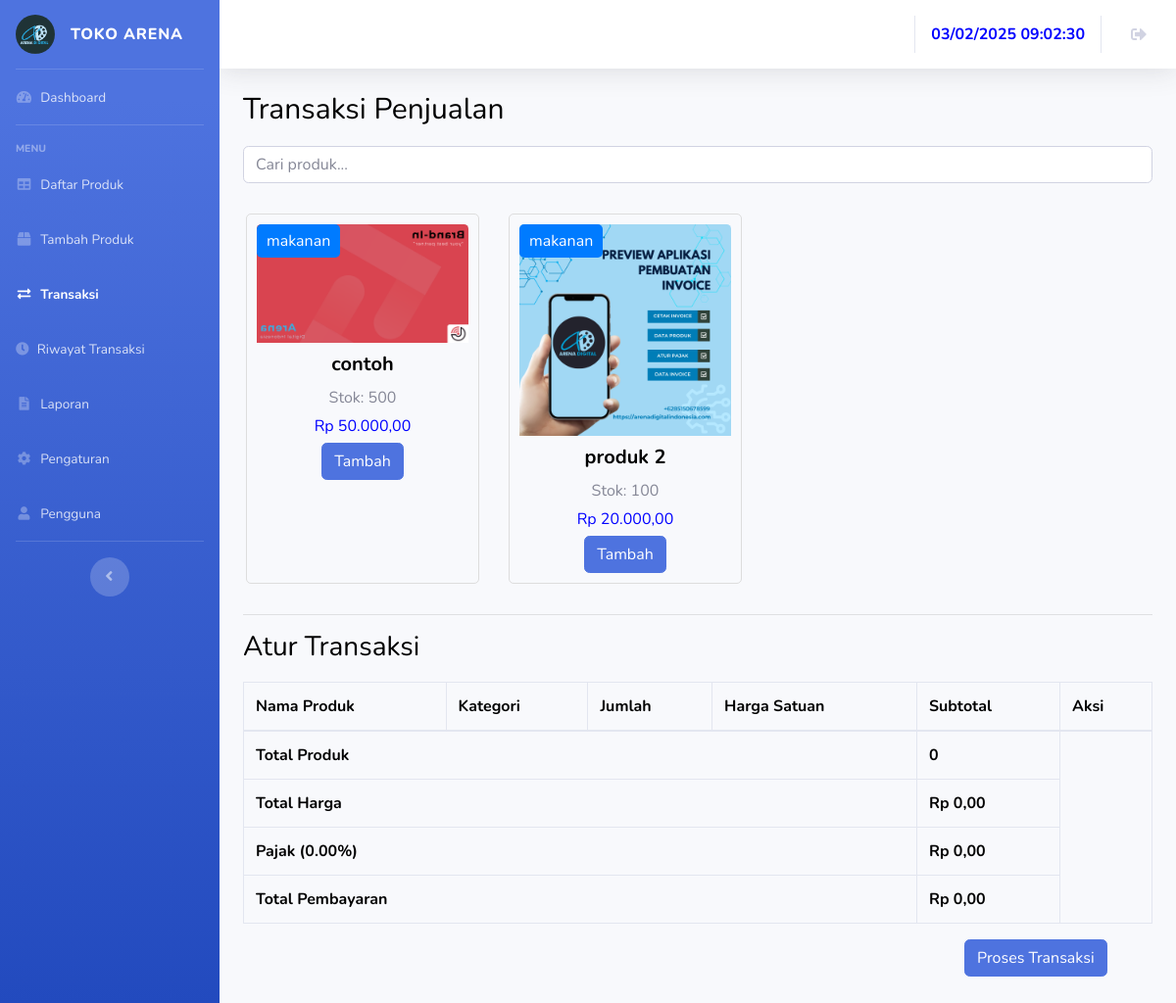
Page /admin/transaksi.php (signed in) on the committed database.
### tables this page shows
CREATE TABLE `pengaturan` (
  `id_pengaturan` int(11) NOT NULL,
  `nama_toko` varchar(100) NOT NULL,
  `logo` varchar(255) DEFAULT NULL,
  `alamat_toko` text NOT NULL,
  `telepon` varchar(20) DEFAULT NULL,
  `email` varchar(100) DEFAULT NULL,
  `pajak_persen` decimal(5,2) DEFAULT NULL,
  `tanggal_diperbarui` timestamp NOT NULL DEFAULT current_timestamp() ON UPDATE current_timestamp()
);

CREATE TABLE `produk` (
  `id_produk` int(11) NOT NULL,
  `nama_produk` varchar(100) NOT NULL,
  `kategori` varchar(50) DEFAULT NULL,
  `harga` decimal(10,2) NOT NULL,
  `stok` int(11) NOT NULL,
  `deskripsi` text DEFAULT NULL,
  `foto_produk` varchar(255) NOT NULL,
  `tanggal_ditambahkan` timestamp NOT NULL DEFAULT current_timestamp()
);

### admin/transaksi.php (the view, shortened to what this page needs)
<?php
require 'config.php';
$stmt = $pdo->query("SELECT * FROM produk");
$produk = $stmt->fetchAll();
$stmt = $pdo->query("SELECT pajak_persen FROM pengaturan WHERE id_pengaturan = 1");
$pajak = $stmt->fetchColumn();
?>
<!DOCTYPE html>
<html lang="en">
<head>
    <?php include 'item/head.php'; ?>
</head>
<body id="page-top">
    <div id="wrapper">
        <?php include 'item/sidebar.php'; ?>
        <div id="content-wrapper" class="d-flex flex-column">
            <div id="content">
                <?php include 'item/header.php'; ?>
                <div class="container-fluid">
                    <h1 class="judul">Transaksi Penjualan</h1>
                    <div class="form-group">
                        <input type="text" id="search" class="form-control" placeholder="Cari produk...">
                    </div>
                    <div class="row" id="product-list">
                        <?php foreach ($produk as $item): ?>
                            <div class="col-lg-3 col-md-4 col-sm-6 product-card" data-name="<?= strtolower($item['nama_produk']) ?>" data-category="<?= strtolower($item['kategori']) ?>">
                                <div class="category"><?= htmlspecialchars($item['kategori']) ?></div>
                                <img src="../admin/admin/img/<?= htmlspecialchars($item['foto_produk']); ?>" class="card-img-top" alt="<?= htmlspecialchars($item['nama_produk']); ?>">
                                <div class="nama produk" style="color: black;">
                                    <h5><b><?= htmlspecialchars($item['nama_produk']) ?></b></h5>
                                </div>
                                <div class="stock">Stok: <?= htmlspecialchars($item['stok']) ?></div>
                                <div class="price" style="color: blue;">Rp <?= number_format($item['harga'], 2, ',', '.') ?></div>
                                <button class="btn btn-primary add-to-cart" data-id="<?= htmlspecialchars($item['id_produk']) ?>" data-name="<?= htmlspecialchars($item['nama_produk']) ?>" data-category="<?= htmlspecialchars($item['kategori']) ?>" data-price="<?= htmlspecialchars($item['harga']) ?>">Tambah</button>
                            </div>
                        <?php endforeach; ?>
                    </div>
                    <hr>
                    <div class="judul"><h3>Atur Transaksi</h3></div>
                    <table class="table table-bordered">
                        <thead>
                            <tr>
                                <th style="color: black;">Nama Produk</th>
                                <th style="color: black;">Kategori</th>
                                <th style="color: black;">Jumlah</th>
                                <th style="color: black;">Harga Satuan</th>
                                <th style="color: black;">Subtotal</th>
                                <th style="color: black;">Aksi</th>
                            </tr>
                        </thead>
                        <tfoot>
                            <tr>
                                <th colspan="4" style="color: black;">Total Produk</th>
                                <th style="color: black;" id="total-products">0</th>
                            </tr>
                            <tr>
                                <th colspan="4" style="color: black;">Total Harga</th>
                                <th style="color: black;" id="total-price">Rp 0,00</th>
                            </tr>
                            <tr>
                                <th colspan="4" style="color: black;">Pajak (<?= htmlspecialchars($pajak) ?>%)</th>
                                <th style="color: black;" id="tax">Rp 0,00</th>
                            </tr>
                            <tr>
                                <th colspan="4" style="color: black;">Total Pembayaran</th>
                                <th style="color: black;" id="total-payment">Rp 0,00</th>
                            </tr>
                        </tfoot>
                    </table>
                    <div style="margin-bottom: 3%; margin-right: 5%; float: right;">
                        <button class="btn btn-primary" id="checkout">Proses Transaksi</button>
                    </div>
                </div>
            </div>
        </div>
    </div>
</body>
</html>

### admin/item/sidebar.php (shortened to what this page needs)
<?php
$current_page = basename($_SERVER['PHP_SELF']);
require 'config.php';
$query = "SELECT nama_toko, logo FROM pengaturan WHERE id_pengaturan = 1";
$stmt = $pdo->prepare($query);
$stmt->execute();
$pengaturan = $stmt->fetch(PDO::FETCH_ASSOC);
$nama_toko = $pengaturan['nama_toko'];
$logo = $pengaturan['logo'];
?>
<ul class="navbar-nav bg-gradient-primary sidebar sidebar-dark accordion" id="accordionSidebar">
    <a class="sidebar-brand d-flex align-items-center" href="../admin/index.php">
        <div class="sidebar-brand-icon">
            <img src="admin/img/<?php echo htmlspecialchars($logo); ?>" alt="Logo" style="border-radius: 50%; width: 40px; height: 40px;">
        </div>
        <div class="sidebar-brand-text mx-3">
            <?php echo htmlspecialchars($nama_toko); ?>
        </div>
    </a>
    <hr class="sidebar-divider my-0">
    <li class="nav-item <?= ($current_page == 'index.php') ? 'active' : '' ?>">
        <a class="nav-link" href="../admin/index.php">
            <i class="fas fa-fw fa-tachometer-alt"></i>
            <span>Dashboard</span></a>
    </li>
    <hr class="sidebar-divider">
    <div class="sidebar-heading">
        Menu
    </div>
    <li class="nav-item <?= ($current_page == 'daftar-produk.php') ? 'active' : '' ?>">
        <a class="nav-link" href="../admin/daftar-produk.php">
            <i class="fas fa-fw fa-table"></i>
            <span>Daftar Produk</span></a>
    </li>
    <li class="nav-item <?= ($current_page == 'kelola-produk.php') ? 'active' : '' ?>">
        <a class="nav-link" href="../admin/kelola-produk.php">
            <i class="fas fa-fw fa-box"></i>
            <span>Tambah Produk</span></a>
    </li>
    <li class="nav-item <?= ($current_page == 'transaksi.php') ? 'active' : '' ?>">
        <a class="nav-link" href="../admin/transaksi.php">
            <i class="fas fa-fw fa-exchange-alt"></i>
            <span>Transaksi</span></a>
    </li>
    <li class="nav-item <?= ($current_page == 'riwayat-transaksi.php') ? 'active' : '' ?>">
        <a class="nav-link" href="../admin/riwayat-transaksi.php">
            <i class="fas fa-clock"></i>
            <span>Riwayat Transaksi</span></a>
    </li>
    <li class="nav-item <?= ($current_page == 'laporan.php') ? 'active' : '' ?>">
        <a class="nav-link" href="../admin/laporan.php">
            <i class="fas fa-fw fa-file-alt"></i>
            <span>Laporan</span></a>
    </li>
    <li class="nav-item <?= ($current_page == 'pengaturan.php') ? 'active' : '' ?>">
        <a class="nav-link" href="../admin/pengaturan.php">
            <i class="fas fa-fw fa-cog"></i>
            <span>Pengaturan</span></a>
    </li>
    <li class="nav-item <?= ($current_page == 'pengguna.php') ? 'active' : '' ?>">
        <a class="nav-link" href="../admin/pengguna.php">
            <i class="fas fa-fw fa-user"></i>
            <span>Pengguna</span></a>
    </li>
    <hr class="sidebar-divider d-none d-md-block">
    <div class="text-center d-none d-md-inline">
        <button class="rounded-circle border-0" id="sidebarToggle"></button>
    </div>
</ul>

### admin/transaksi.php (style rules this page uses)
.product-card { margin: 15px; border: 1px solid #ddd; padding: 10px; border-radius: 5px; text-align: center; position: relative; }
.product-card img { max-width: 100%; height: auto; }
.product-card h5 { margin: 10px 0; }
.product-card .category { position: absolute; top: 10px; left: 10px; background: #007bff; color: #fff; padding: 5px 10px; border-radius: 5px; }
.product-card .price, .product-card .stock { margin: 5px 0; }
.judul { color: black; font-size: 30px; margin-bottom: 2%; }

### rows in the picture
pengaturan: logo (picture), nama_toko "TOKO ARENA", pajak_persen "0.00"
produk: kategori "makanan", foto_produk+nama_produk (picture), nama_produk "contoh", stok "500", harga "50.000,00"
produk: kategori "makanan", foto_produk+nama_produk (picture), nama_produk "produk 2", stok "100", harga "20.000,00"
